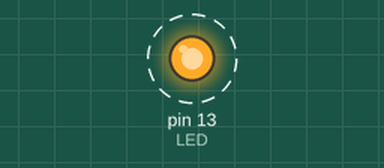
Recording of a sketch running on a simulated Arduino Uno, built with avr-gcc and run on an emulated ATmega328P. Shown: output pins drawn as LEDs (lit = HIGH). Dashed ring = blinking. What the sketch prints to the serial monitor is not drawn.

Above: at 0.5 s.
Timing chart, 0 to 4.6 s (numbered marks = the images above):
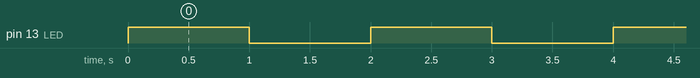

Measured:
- by itself, pin 13 (LED): alternates HIGH for 1.0 s and LOW for 1.0 s

The sketch:

Blink_Delay.ino
```cpp
#define LED   LED_BUILTIN

void setup() {
  Serial.begin(115200);
  pinMode(LED, OUTPUT);
}

void loop() {
  digitalWrite(LED, HIGH);
  Serial.println("LED turned ON");
  delay(1000);
  digitalWrite(LED, LOW);
  Serial.println("LED turned OFF");
  delay(1000);
}
```
